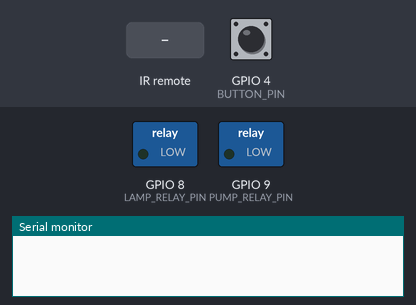
The sketch below on a simulated ESP8266 (NodeMCU). Parts: switched loads named in the sketch (green lamp = pin HIGH), the last lines printed to the serial monitor. Dashed ring = blinking. Inputs (shaded band) come from the test bench; at power-on: GPIO 4 (BUTTON_PIN) HIGH.

Above: at 1.2 s.
1.3 s: infrared code 0xF7C03F received
2.8 s: infrared code 0xF7807F received
At 3.5 s:
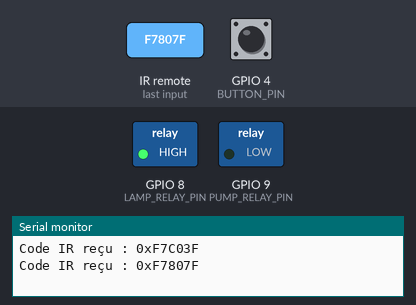
4.3 s: infrared code 0xF7E01F received
At 4.7 s:
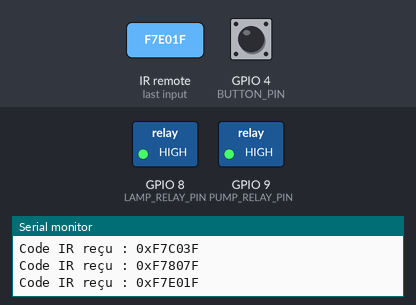
5.8 s: infrared code 0xF700FF received
At 7.0 s:
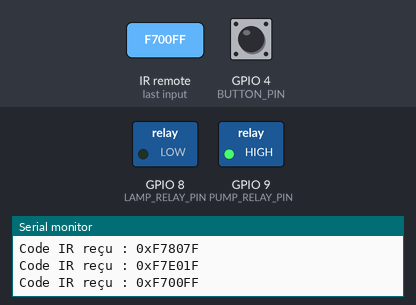
7.3 s: GPIO 4 (BUTTON_PIN) pulled LOW for 1 s
At 7.55 s:
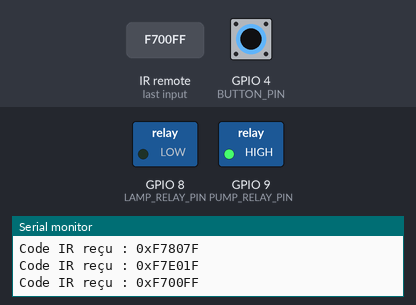
9.8 s: GPIO 4 (BUTTON_PIN) pulled LOW for 3.2 s
At 13.8 s:
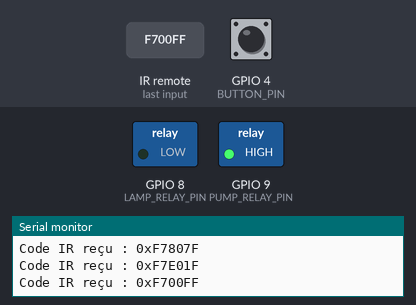
Timing chart, 0 to 15.3 s (numbered marks = the images above; inputs shaded):
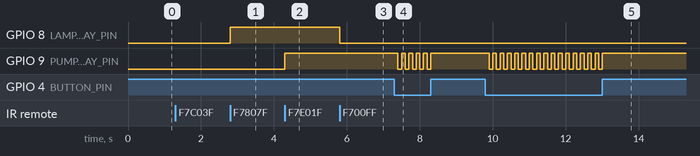

Measured:
- after the input at 2.8 s, GPIO 8 (LAMP_RELAY_PIN): LOW → HIGH at once
- after the input at 4.3 s, GPIO 9 (PUMP_RELAY_PIN): LOW → HIGH at once
- after the input at 5.8 s, GPIO 8 (LAMP_RELAY_PIN): HIGH → LOW at once
- after the input at 7.3 s, GPIO 9 (PUMP_RELAY_PIN): alternates HIGH for 0.10 s and LOW for 0.10 s, 10 changes in all, then stays HIGH, starting after 0.10 s
- after the input at 9.8 s, GPIO 9 (PUMP_RELAY_PIN): alternates HIGH for 0.10 s and LOW for 0.10 s, 32 changes in all, then stays HIGH, starting after 0.10 s

The sketch:

IR.ino
```cpp
#include <IRremoteESP8266.h>
#include <IRrecv.h>
#include <IRutils.h>

#define RECEIVER_PIN 5 // Broche de réception IR
#define BUTTON_PIN 4    // Broche du bouton poussoir

#define LAMP_RELAY_PIN 8   // Broche de commande du relais de la lampe
#define PUMP_RELAY_PIN 9   // Broche de commande du relais de la pompe

#define ON_CODE 0xF7C03F         // Code pour allumer
#define OFF_CODE 0xF740BF        // Code pour éteindre
#define LAMP_ON_CODE 0xF7807F    // Code pour allumer la lampe
#define LAMP_OFF_CODE 0xF700FF   // Code pour éteindre la lampe
#define PUMP_ON_CODE 0xF7E01F    // Code pour allumer la pompe

IRrecv irReceiver(RECEIVER_PIN);
decode_results results;

bool systemState = false; // État du système
bool lampState = false;   // État de la lampe
bool pumpState = false;   // État de la pompe

void setup() {
  Serial.begin(115200);
  irReceiver.enableIRIn(); // Activation du récepteur IR
  pinMode(BUTTON_PIN, INPUT_PULLUP); // Définir le bouton poussoir en entrée avec pull-up
  pinMode(LAMP_RELAY_PIN, OUTPUT);   // Définir la broche du relais de la lampe en sortie
  pinMode(PUMP_RELAY_PIN, OUTPUT);   // Définir la broche du relais de la pompe en sortie
}

void loop() {
  // Vérifier si un signal infrarouge a été reçu
  if (irReceiver.decode(&results)) {
    // Afficher le code reçu
    Serial.print("Code IR reçu : 0x");
    Serial.println(results.value, HEX);
    // Traiter le code reçu
    handleIRCode(results.value);
    irReceiver.resume(); // Continuer à écouter les signaux infrarouges
  }

  // Vérifier si le bouton poussoir est enfoncé
  if (digitalRead(BUTTON_PIN) == LOW) {
    // Inverser l'état du système
    systemState = !systemState;
    // Attendre un court délai pour éviter les rebonds
    delay(100);
  }

  // Si le système est activé
  if (systemState) {
    // Vérifier l'état de la lampe et allumer ou éteindre si nécessaire
    if (lampState) {
      digitalWrite(LAMP_RELAY_PIN, HIGH); // Allumer la lampe
    } else {
      digitalWrite(LAMP_RELAY_PIN, LOW); // Éteindre la lampe
    }
    // Vérifier l'état de la pompe et allumer ou éteindre si nécessaire
    if (pumpState) {
      digitalWrite(PUMP_RELAY_PIN, HIGH); // Allumer la pompe
    } else {
      digitalWrite(PUMP_RELAY_PIN, LOW); // Éteindre la pompe
    }
  } else {
    // Éteindre la lampe et la pompe si le système est désactivé
    digitalWrite(LAMP_RELAY_PIN, LOW);
    digitalWrite(PUMP_RELAY_PIN, LOW);
  }
}

void handleIRCode(uint32_t code) {
  switch (code) {
    case ON_CODE:
      systemState = true;
      break;
    case OFF_CODE:
      systemState = false;
      break;
    case LAMP_ON_CODE:
      lampState = true;
      break;
    case LAMP_OFF_CODE:
      lampState = false;
      break;
    case PUMP_ON_CODE:
      // Activer la pompe si elle est actuellement éteinte, sinon la désactiver
      pumpState = !pumpState;
      break;
    default:
      // Code IR non reconnu
      break;
  }
}
```
